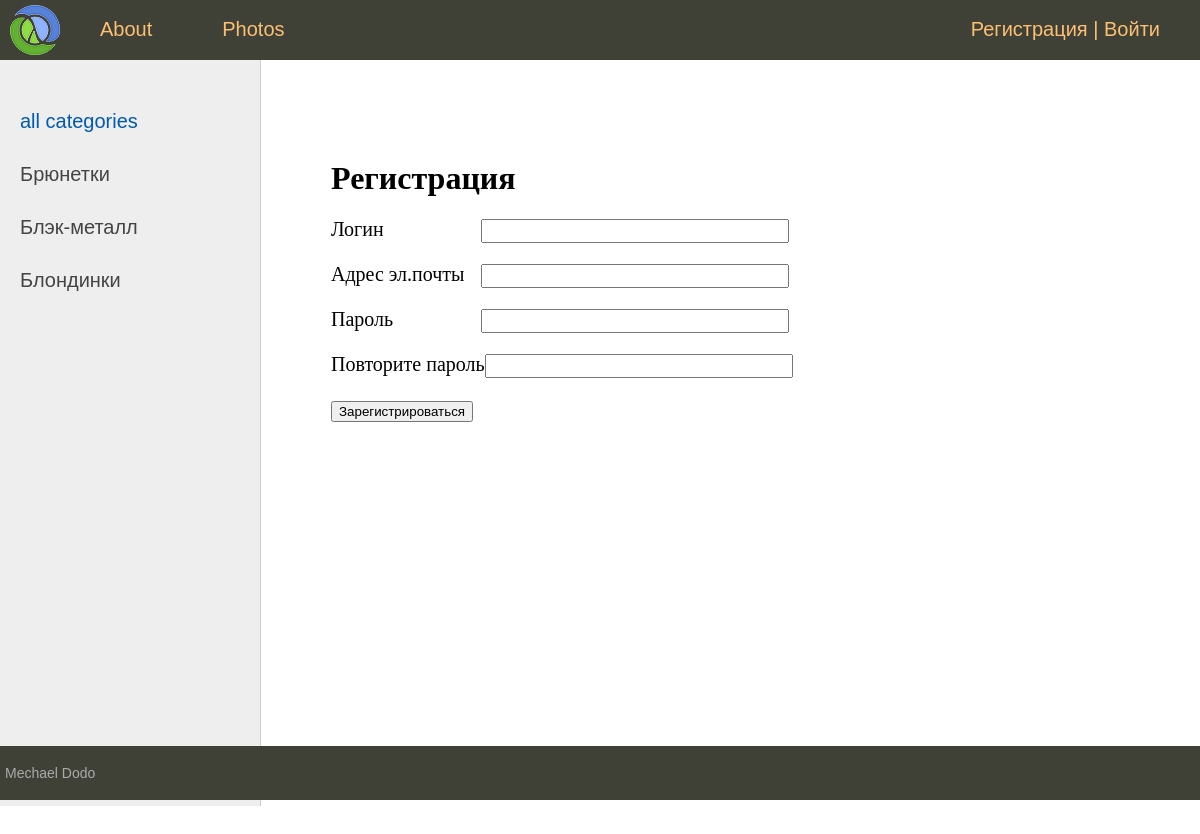
Screenshot of /register/ with the database file from the repository.
### beautido_app/models.py (models this page shows, shortened)
class Category(models.Model):
    title = models.CharField(max_length=100, db_index=True)
    slug = models.SlugField(max_length=255, unique=True, db_index=True)
    def get_absolute_url(self):
        return reverse('show_the_category', args=[self.slug, ])

### beautido_app/views.py (the view, shortened to what this page needs)
# urls.py: path('register/', RegisterUser.as_view(), name='register'),
class RegisterUser(DataMixin, CreateView):
    form_class = RegisterUserForm
    template_name = 'beautido_app/register.html'
    success_url = reverse_lazy('login')
    def get_context_data(self, *, object_list=None, **kwargs):
        context = super().get_context_data(**kwargs)
        context_mix = self.get_user_context(title='Регистрация')
        return dict(list(context.items())+list(context_mix.items()))

### beautido_app/forms.py
class RegisterUserForm(UserCreationForm):
    username = forms.CharField(label='Логин', widget=forms.TextInput(attrs={'class': 'form-input', }))
    email = forms.EmailField(label='Адрес эл.почты', widget=forms.EmailInput(attrs={'class': 'form-input', }))
    password1 = forms.CharField(label='Пароль', widget=forms.PasswordInput(attrs={'class': 'form-input', }))
    password2 = forms.CharField(label='Повторите пароль', widget=forms.PasswordInput(attrs={'class': 'form-input', }))
    class Meta:
        model = User
        fields = ['username', 'email', 'password1', 'password2']

### beautido_app/templatetags/beautido_app_tags.py (called while the page is built)
@register.inclusion_tag('beautido_app/list_categories.html')
def show_categories(sort=None, cat_selected=0):
    if not sort:
        categories = Category.objects.annotate(Count('girls'))
    else:
        categories = Category.objects.order_by(sort)
    return {'categories': categories, 'cat_selected': cat_selected}

### beautido_app/utils.py (called while the page is built)
    def get_user_context(self, **kwargs):
        context = kwargs
        user_menu = menu.copy()
        if not self.request.user.is_authenticated:
            user_menu.pop(1)
        context['menu'] = user_menu
        if 'cat_selected' not in context:
            context['cat_selected'] = 0
        return context

### beautido_app/templates/beautido_app/register.html (shortened to what this page needs)
{% extends 'beautido_app/base.html' %}
{% block content %}
    <h1>{{ title }}</h1>
    <form  method="post">
        {% for f in form %}
            <p><label class="form-label" for="{{ f.id_for_label }}">{{ f.label }}</label>{{ f }}</p>
        {% endfor %}
        <button type="submit">Зарегистрироваться</button>
    </form>
{% endblock content %}

### beautido_app/templates/beautido_app/list_categories.html (shortened to what this page needs)
{% for category in categories %}
        {% if cat_selected == category.slug %}
            <li class="selected">{{ category.title }}</li>
        {% else %}
            <li><a href="{{ category.get_absolute_url }}">{{ category.title }}</a></li>
        {% endif %}
{% endfor %}

### beautido_app/static/beautido_app/css/styles.css (style rules this page uses)
html, body { font-family: 'Arial'; margin: 0; padding: 0; height: 100%; width: 100%; color: #444; }
a { color: #0059b2; text-decoration: none; }
.left-chapters ul li { margin: 30px 0 0 0; color: #999; }
.left-chapters ul li a { color: #444; text-decoration: none; }
.content-text h1 { font-size: 32px; }
.form-input { width: 300px; font-size: 16px; }
.form-label { display: inline-block; min-width: 150px; vertical-align: top; }

### rows the page displays
Category: title "Брюнетки"
Category: title "Блэк-металл"
Category: title "Блондинки"

### other values shown
{{ m.title }} "About" "Photos"
{{ title }} "Регистрация"
{{ f.label }} "Логин" "Адрес эл.почты" "Пароль" "Повторите пароль"
